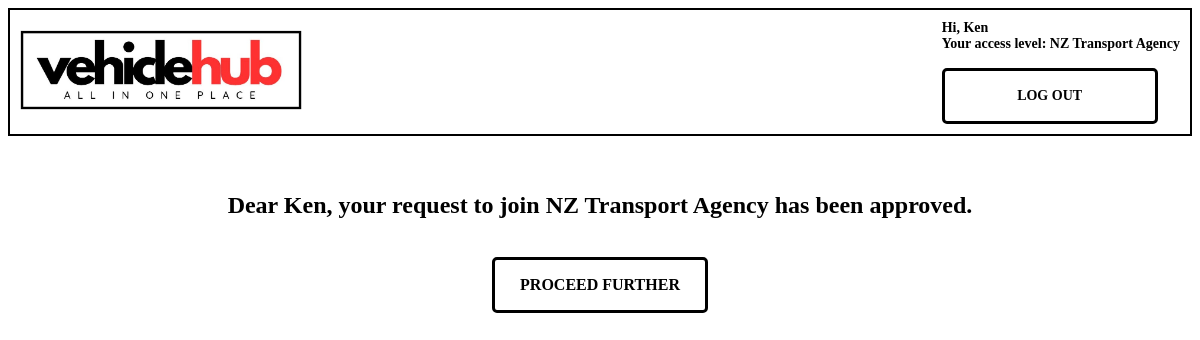
Screenshot of /vehiclehub/request_sent (signed in) with the database file from the repository.
### VehicleHub/models.py (models this page shows, shortened)
class CustomUser(AbstractUser):
    organisation = models.ForeignKey(Organisation, on_delete=models.CASCADE, null=True)
    user_permissions = models.ManyToManyField(Permission, related_name='custom_user_permissions')

class Organisation(models.Model):
    title = models.TextField(max_length=100, null=False)
    address = models.TextField(max_length=200, null=False)
    phone = models.IntegerField(null=False)
    organisation_type = models.ForeignKey(OrganisationType, on_delete=models.CASCADE)

class OrganisationType(models.Model):
    organisation_type = models.TextField(max_length=100, null=False)

### VehicleHub/views.py (the view)
# urls.py: path('request_sent', views.request_sent_view, name='request_sent'),
def request_sent_view(request):
    return render(request, 'request_sent.html')

### VehicleHub/templates/request_sent.html (shortened to what this page needs)
{% extends "base.html" %}
{% block content %}
    <br><br>
    <center><h2>Dear {{user.first_name}}, your request to join {{user.organisation.title}} has been approved.</h2>
    <br>
    <div class="auth_link" style="position: relative;">
        <a href="{% url 'ui' %}" class="auth-button">PROCEED FURTHER</a>
    </div>
    </center>
{% endblock %}

### VehicleHub/templates/base.html (shortened to what this page needs)
{% load static %}
<!DOCTYPE html>
<html lang="en">
<head>
    <link rel="stylesheet" href="{% static 'css/base.css' %}">
  </head>
</head>
<body>
    <div class="base-container">
        <div class="base-logo">
          {% if user.organisation_id %}
          <a href="{% url 'ui' %}"><img src="{% static 'images/logo1.jpg' %}" height="80px"></a>
          {% endif %}
        </div>
        <div class="base-text-container">
          <h5 class="base-text">
            {% if user.is_authenticated %}
            Hi, {{user.first_name}} <br>
            {% endif %}
            {% if user.organisation_id > 0 %}
            Your access level: {{user.organisation.organisation_type.organisation_type}}
            {% endif %}<br><br>
            <div class="auth_link">
            <a href="#" onclick="logout()" >LOG OUT</a>
            </div>
          </h5>
        </div>
      </div>
{% block content %} {% endblock content %}
</body>
</html>

### VehicleHub/static/css/base.css (style rules this page uses)
body { font-family: "Tahoma" }
.base-container { display: flex; align-items: center; justify-content: space-between; padding: 10px; border: 2px solid black; }
.base-logo { flex: 1; display: flex; align-items: center; margin: 0px; }
.base-text-container { text-align: right; margin: 0px; }
.base-text { font-size: 14px; text-align: left; margin: 0px; }
.auth_link { color: black; text-decoration: none; border: 3px solid black; padding: 5px; display: flex; justify-content: center; align-items: center; width: 200px; height: 40px; text-align: center; border-radius: 5px; }
.auth-button { background: none; border: none; padding: 0; font-family: inherit; font-size: inherit; font-weight: bold; color: inherit; cursor: pointer; }
.auth_link a { color: black; text-decoration: none; }
.auth_link { text-align: center; }

### rows the page displays
CustomUser: first_name "Ken", organisation.organisation_type.organisation_type "NZ Transport Agency", organisation "NZ Transport Agency"
